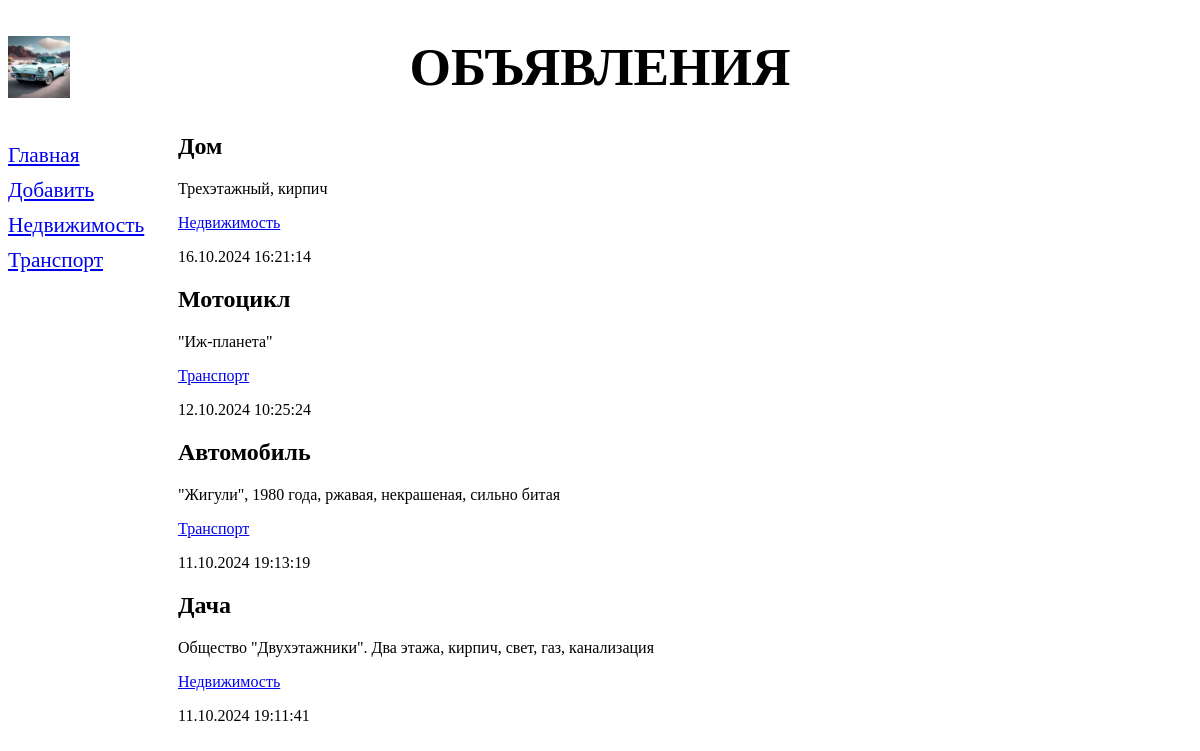
Page /bboard/ on the earlier database version.
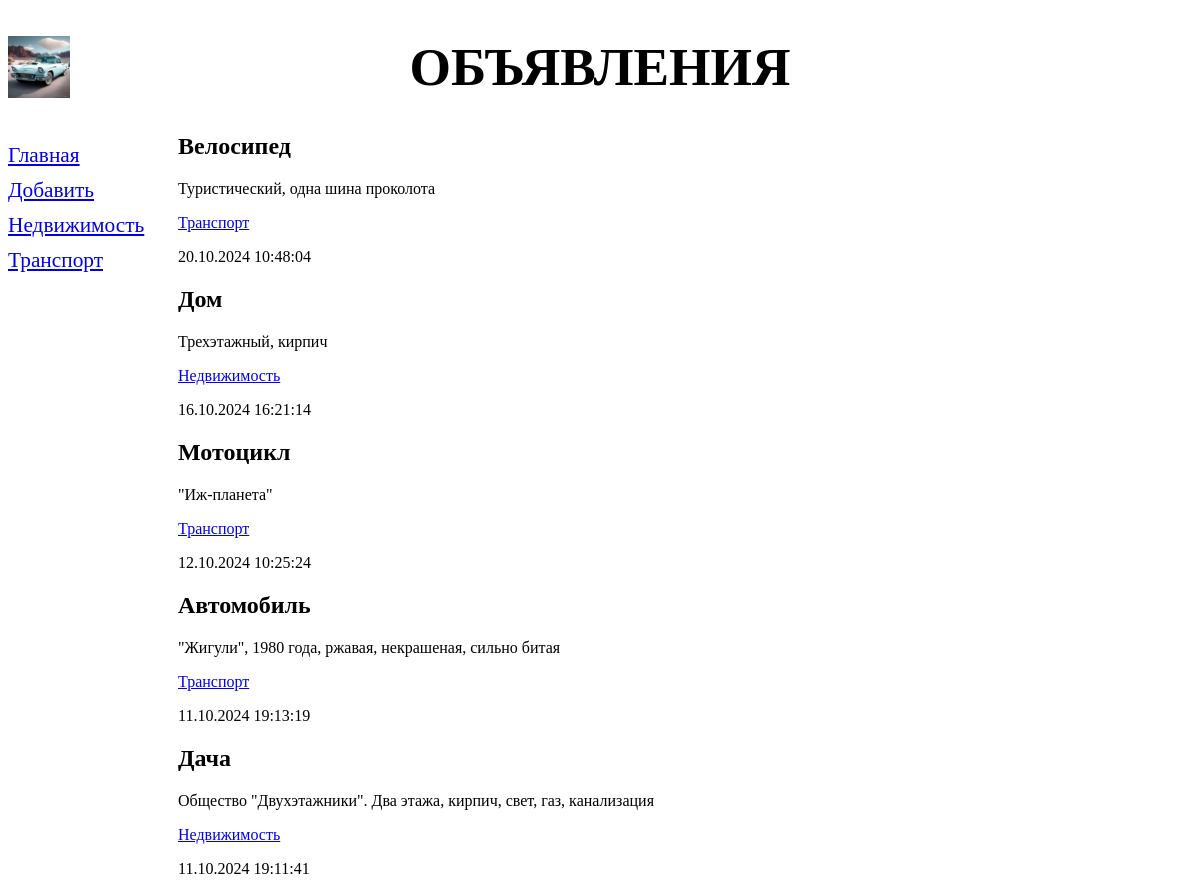
Same page on the later database version.
### bboard/models.py (models this page shows, shortened)
class Rubric(models.Model):
    name = models.CharField(max_length=20, db_index=True, verbose_name='Название')
    class Meta:
        verbose_name_plural ='Рубрики'
        verbose_name = 'Рубрика'
        ordering = ['name']

class Bb(models.Model):
    title = models.CharField(max_length=50, verbose_name='Название')
    content = models.TextField(verbose_name='Описание')
    price = models.FloatField(verbose_name='Цена')
    published = models.DateTimeField(auto_now_add=True, db_index=True, verbose_name='Опубликовано')
    rubric = models.ForeignKey('Rubric', null=True, on_delete=models.PROTECT, verbose_name='Рубрика')
    class Meta:
        verbose_name_plural = 'Объявления'
        verbose_name = 'Объявление'
        ordering = ['-published']

### bboard/views.py (the view)
# urls.py: path('', index, name='index'),
def index(request):
    bbs = Bb.objects.all()
    rubrics = Rubric.objects.all()
    context = {'bbs': bbs, 'rubrics': rubrics}
    return render(request, 'bboard/index.html', context)

### bboard/templates/bboard/index.html
{% extends "layout/basic.html" %}
{% block content %}
{% for bb in bbs %}
<div>
<h2>{{ bb.title }}</h2>
<p>{{ bb.content }}</p>
<p><a href="{% url 'rubric_bbs' bb.rubric.pk %}">
{{ bb.rubric.name }}</a></p>
<p>{{ bb.published|date:"d.m.Y H:i:s" }}</p>
</div>
{% endfor %}
{% endblock %}

### bboard/templates/layout/basic.html (shortened to what this page needs)
{% load static %}
<!DOCTYPE html>
<html>
  <head>
    <link rel="stylesheet" type="text/css" href="{% static 'bboard/style.css' %}">
  </head>
  <body>
    <header>
      <h1>Объявления</h1>
    </header>
    <nav>
      <a href="{% url 'index' %}">Главная</a>
      <a href="{% url 'add' %}">Добавить</a>
      {% for rubric in rubrics %}
      <a href="{% url 'rubric_bbs' rubric.pk %}">{{ rubric.name }}</a>
      {% endfor %}
    </nav>
    <main>{% block content %} {% endblock %}</main>
  </body>
</html>

### bboard/static/bboard/style.css (style rules this page uses)
header h1 { font-size: 40pt; text-transform: uppercase; text-align: center; background: url("bg.jpg") left / auto 100% no-repeat; }
nav { font-size: 16pt; width: 150px; float: left; }
nav a { display: block; margin: 10px 0px; }
main { margin-left: 170px; }

Differences in the rows shown:
added Bb: title "Велосипед", content "Туристический, одна шина проколота", rubric.name "Транспорт", published "20.10.2024 10:48:04"
